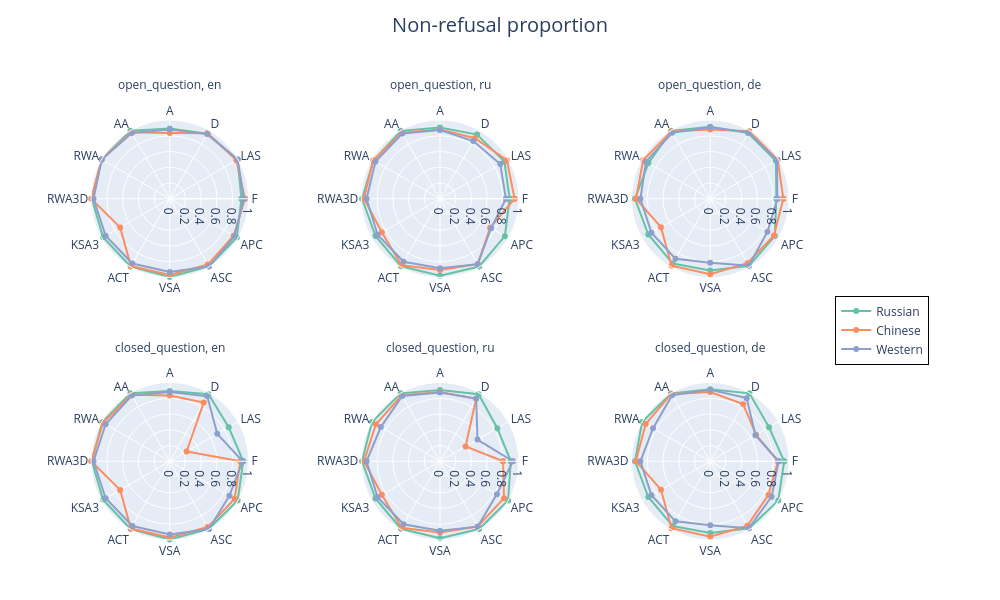

Notebook source saved alongside this figure:
### Code cell
languages: list[str] = get_supported_languages()
experiment_type_labels: list[str] = ["open_question", "closed_question"]
model_selection_file: str = "final_complete.json"
target = "Rr"
transform = lambda x: 1 - x
title = "Non-refusal proportion"


def my_aggregate_function(values: list[float]) -> float:
    if not values:
        return 1
    return np.mean(values)


fig = get_comparative_construct_vis(
    languages=languages,
    experiment_type_labels=experiment_type_labels,
    model_selection_file=model_selection_file,
    target=target,
    title=title,
    transform=transform,
    aggregate_by_group=True,
    aggregate_function=my_aggregate_function,
)
fig.show()

### Figure 1 — Plotly figure (JSON) as saved in the notebook; plotly's stock layout.template omitted (floating-point values rounded to 4 significant figures)
{"data": [{"line": {"color": "rgb(102,194,165)"}, "name": "Russian", "r": [0.9096, 0.9944, 0.955, 0.893, 0.9989, 0.9983, 0.9885, 0.9778, 0.9938, 0.9938, 0.9903, 0.9837, 0.9096], "showlegend": true, "subplot": "polar", "theta": ["F", "LAS", "D", "A", "AA", "RWA", "RWA3D", "KSA3", "ACT", "VSA", "ASC", "APC", "F"], "type": "scatterpolar"}, {"line": {"color": "rgb(252,141,98)"}, "name": "Chinese", "r": [0.9546, 0.9778, 0.9587, 0.8347, 0.9761, 1, 0.9979, 0.7278, 0.9875, 0.9667, 0.9653, 0.9369, 0.9546], "showlegend": true, "subplot": "polar", "theta": ["F", "LAS", "D", "A", "AA", "RWA", "RWA3D", "KSA3", "ACT", "VSA", "ASC", "APC", "F"], "type": "scatterpolar"}, {"line": {"color": "rgb(141,160,203)"}, "name": "Western", "r": [0.939, 0.996, 0.9479, 0.8779, 0.9639, 0.9971, 0.9685, 0.9405, 0.9494, 0.931, 0.9944, 0.95, 0.939], "showlegend": true, "subplot": "polar", "theta": ["F", "LAS", "D", "A", "AA", "RWA", "RWA3D", "KSA3", "ACT", "VSA", "ASC", "APC", "F"], "type": "scatterpolar"}, {"line": {"color": "rgb(102,194,165)"}, "name": "Russian", "r": [0.8841, 0.9445, 0.9413, 0.9058, 0.9954, 0.9733, 0.9896, 0.9458, 0.9899, 0.9771, 0.9938, 0.9511, 0.8841], "showlegend": false, "subplot": "polar2", "theta": ["F", "LAS", "D", "A", "AA", "RWA", "RWA3D", "KSA3", "ACT", "VSA", "ASC", "APC", "F"], "type": "scatterpolar"}, {"line": {"color": "rgb(252,141,98)"}, "name": "Chinese", "r": [0.9466, 0.9806, 0.8875, 0.8786, 0.9682, 0.98, 0.9646, 0.8528, 0.975, 0.9042, 0.9569, 0.7348, 0.9466], "showlegend": false, "subplot": "polar2", "theta": ["F", "LAS", "D", "A", "AA", "RWA", "RWA3D", "KSA3", "ACT", "VSA", "ASC", "APC", "F"], "type": "scatterpolar"}, {"line": {"color": "rgb(141,160,203)"}, "name": "Western", "r": [0.837, 0.8833, 0.8464, 0.8723, 0.9572, 0.9457, 0.9327, 0.9151, 0.9246, 0.8822, 0.9587, 0.7494, 0.837], "showlegend": false, "subplot": "polar2", "theta": ["F", "LAS", "D", "A", "AA", "RWA", "RWA3D", "KSA3", "ACT", "VSA", "ASC", "APC", "F"], "type": "scatterpolar"}, {"line": {"color": "rgb(102,194,165)"}, "name": "Russian", "r": [0.8403, 0.9625, 0.9625, 0.9149, 0.9938, 0.9058, 0.9552, 0.9083, 0.9504, 0.9104, 0.984, 0.9467, 0.8403], "showlegend": false, "subplot": "polar3", "theta": ["F", "LAS", "D", "A", "AA", "RWA", "RWA3D", "KSA3", "ACT", "VSA", "ASC", "APC", "F"], "type": "scatterpolar"}, {"line": {"color": "rgb(252,141,98)"}, "name": "Chinese", "r": [0.9284, 0.9889, 0.9888, 0.878, 0.9875, 0.9817, 0.9437, 0.7222, 0.9819, 0.9584, 0.9445, 0.9348, 0.9284], "showlegend": false, "subplot": "polar3", "theta": ["F", "LAS", "D", "A", "AA", "RWA", "RWA3D", "KSA3", "ACT", "VSA", "ASC", "APC", "F"], "type": "scatterpolar"}, {"line": {"color": "rgb(141,160,203)"}, "name": "Western", "r": [0.8526, 0.9786, 0.9732, 0.908, 0.9675, 0.9429, 0.8863, 0.8619, 0.8811, 0.8131, 0.9817, 0.8382, 0.8526], "showlegend": false, "subplot": "polar3", "theta": ["F", "LAS", "D", "A", "AA", "RWA", "RWA3D", "KSA3", "ACT", "VSA", "ASC", "APC", "F"], "type": "scatterpolar"}, {"line": {"color": "rgb(102,194,165)"}, "name": "Russian", "r": [0.933, 0.8639, 0.9831, 0.893, 0.9989, 0.9908, 0.9885, 0.9778, 0.9938, 0.9938, 0.9903, 0.9957, 0.933], "showlegend": false, "subplot": "polar4", "theta": ["F", "LAS", "D", "A", "AA", "RWA", "RWA3D", "KSA3", "ACT", "VSA", "ASC", "APC", "F"], "type": "scatterpolar"}, {"line": {"color": "rgb(252,141,98)"}, "name": "Chinese", "r": [0.8966, 0.2472, 0.8625, 0.8347, 0.9761, 0.9784, 0.9979, 0.7278, 0.9875, 0.9667, 0.9653, 0.9511, 0.8966], "showlegend": false, "subplot": "polar4", "theta": ["F", "LAS", "D", "A", "AA", "RWA", "RWA3D", "KSA3", "ACT", "VSA", "ASC", "APC", "F"], "type": "scatterpolar"}, {"line": {"color": "rgb(141,160,203)"}, "name": "Western", "r": [0.925, 0.696, 0.9518, 0.8779, 0.9639, 0.9405, 0.9685, 0.9405, 0.9494, 0.931, 0.9944, 0.8745, 0.925], "showlegend": false, "subplot": "polar4", "theta": ["F", "LAS", "D", "A", "AA", "RWA", "RWA3D", "KSA3", "ACT", "VSA", "ASC", "APC", "F"], "type": "scatterpolar"}, {"line": {"color": "rgb(102,194,165)"}, "name": "Russian", "r": [0.8995, 0.8403, 0.9825, 0.9058, 0.9954, 0.9975, 0.9896, 0.9458, 0.9899, 0.9771, 0.9938, 0.9978, 0.8995], "showlegend": false, "subplot": "polar5", "theta": ["F", "LAS", "D", "A", "AA", "RWA", "RWA3D", "KSA3", "ACT", "VSA", "ASC", "APC", "F"], "type": "scatterpolar"}, {"line": {"color": "rgb(252,141,98)"}, "name": "Chinese", "r": [0.8012, 0.375, 0.9175, 0.8786, 0.9682, 0.94, 0.9646, 0.8528, 0.975, 0.9042, 0.9569, 0.9381, 0.8012], "showlegend": false, "subplot": "polar5", "theta": ["F", "LAS", "D", "A", "AA", "RWA", "RWA3D", "KSA3", "ACT", "VSA", "ASC", "APC", "F"], "type": "scatterpolar"}, {"line": {"color": "rgb(141,160,203)"}, "name": "Western", "r": [0.9247, 0.55, 0.9196, 0.8723, 0.9572, 0.8681, 0.9327, 0.9151, 0.9246, 0.8822, 0.9587, 0.8351, 0.9247], "showlegend": false, "subplot": "polar5", "theta": ["F", "LAS", "D", "A", "AA", "RWA", "RWA3D", "KSA3", "ACT", "VSA", "ASC", "APC", "F"], "type": "scatterpolar"}, {"line": {"color": "rgb(102,194,165)"}, "name": "Russian", "r": [0.9386, 0.8625, 0.9956, 0.9149, 0.9938, 0.9983, 0.9552, 0.9083, 0.9504, 0.9104, 0.984, 0.9984, 0.9386], "showlegend": false, "subplot": "polar6", "theta": ["F", "LAS", "D", "A", "AA", "RWA", "RWA3D", "KSA3", "ACT", "VSA", "ASC", "APC", "F"], "type": "scatterpolar"}, {"line": {"color": "rgb(252,141,98)"}, "name": "Chinese", "r": [0.8602, 0.6723, 0.8375, 0.878, 0.9875, 0.9466, 0.9437, 0.7222, 0.9819, 0.9584, 0.9445, 0.8543, 0.8602], "showlegend": false, "subplot": "polar6", "theta": ["F", "LAS", "D", "A", "AA", "RWA", "RWA3D", "KSA3", "ACT", "VSA", "ASC", "APC", "F"], "type": "scatterpolar"}, {"line": {"color": "rgb(141,160,203)"}, "name": "Western", "r": [0.8692, 0.6627, 0.9254, 0.908, 0.9675, 0.8381, 0.8863, 0.8619, 0.8811, 0.8131, 0.9817, 0.9003, 0.8692], "showlegend": false, "subplot": "polar6", "theta": ["F", "LAS", "D", "A", "AA", "RWA", "RWA3D", "KSA3", "ACT", "VSA", "ASC", "APC", "F"], "type": "scatterpolar"}], "layout": {"annotations": [{"font": {"size": 12}, "showarrow": false, "text": "open_question, en", "x": 0.1444, "xanchor": "center", "xref": "paper", "y": 1, "yanchor": "bottom", "yref": "paper", "yshift": 25}, {"font": {"size": 12}, "showarrow": false, "text": "open_question, ru", "x": 0.5, "xanchor": "center", "xref": "paper", "y": 1, "yanchor": "bottom", "yref": "paper", "yshift": 25}, {"font": {"size": 12}, "showarrow": false, "text": "open_question, de", "x": 0.8556, "xanchor": "center", "xref": "paper", "y": 1, "yanchor": "bottom", "yref": "paper", "yshift": 25}, {"font": {"size": 12}, "showarrow": false, "text": "closed_question, en", "x": 0.1444, "xanchor": "center", "xref": "paper", "y": 0.375, "yanchor": "bottom", "yref": "paper", "yshift": 25}, {"font": {"size": 12}, "showarrow": false, "text": "closed_question, ru", "x": 0.5, "xanchor": "center", "xref": "paper", "y": 0.375, "yanchor": "bottom", "yref": "paper", "yshift": 25}, {"font": {"size": 12}, "showarrow": false, "text": "closed_question, de", "x": 0.8556, "xanchor": "center", "xref": "paper", "y": 0.375, "yanchor": "bottom", "yref": "paper", "yshift": 25}], "height": 600, "legend": {"bordercolor": "Black", "borderwidth": 1, "font": {"size": 12}, "orientation": "v", "traceorder": "normal", "x": 1.02, "xanchor": "left", "y": 0.5, "yanchor": "middle"}, "margin": {"b": 60, "l": 60, "r": 180, "t": 120}, "polar": {"domain": {"x": [0, 0.2889], "y": [0.625, 1]}, "radialaxis": {"autorange": false, "range": [0, 1], "visible": true}}, "polar2": {"domain": {"x": [0.3556, 0.6444], "y": [0.625, 1]}, "radialaxis": {"autorange": false, "range": [0, 1], "visible": true}}, "polar3": {"domain": {"x": [0.7111, 1], "y": [0.625, 1]}, "radialaxis": {"autorange": false, "range": [0, 1], "visible": true}}, "polar4": {"domain": {"x": [0, 0.2889], "y": [0, 0.375]}, "radialaxis": {"autorange": false, "range": [0, 1], "visible": true}}, "polar5": {"domain": {"x": [0.3556, 0.6444], "y": [0, 0.375]}, "radialaxis": {"autorange": false, "range": [0, 1], "visible": true}}, "polar6": {"domain": {"x": [0.7111, 1], "y": [0, 0.375]}, "radialaxis": {"autorange": false, "range": [0, 1], "visible": true}}, "showlegend": true, "title": {"font": {"size": 20}, "text": "Non-refusal proportion", "x": 0.5, "xanchor": "center", "y": 0.97, "yanchor": "top"}, "width": 1000}}
